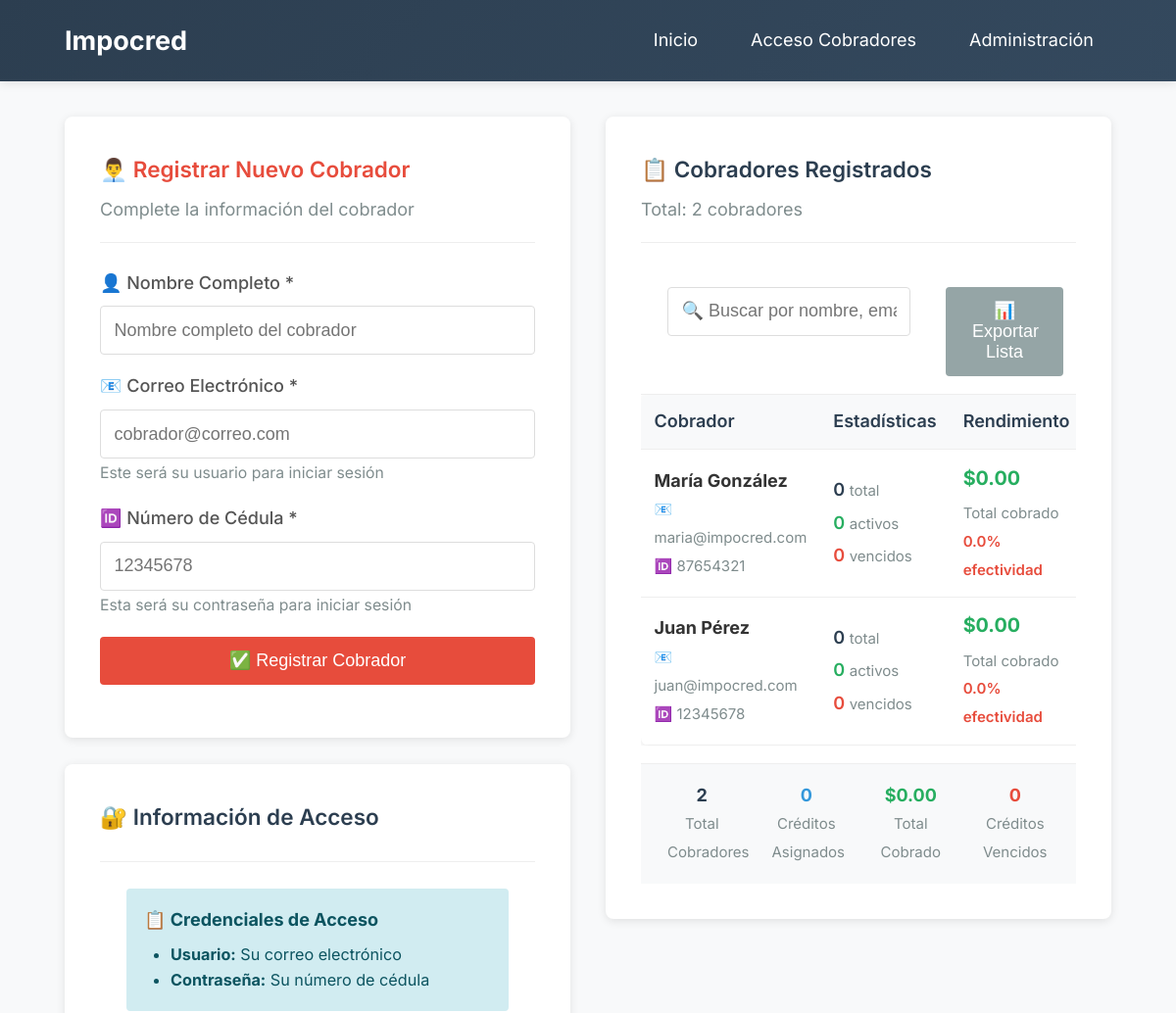
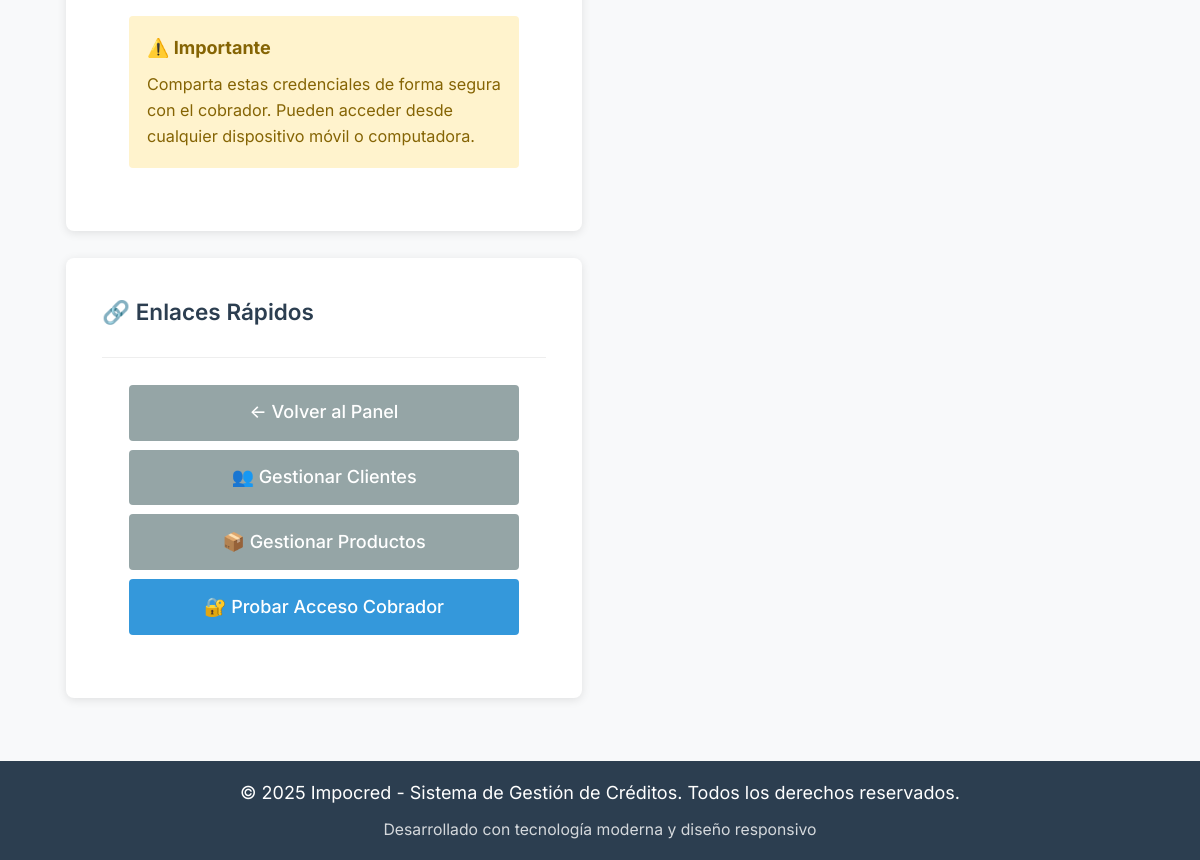
/admin/manage_collectors.php, run on the app's committed database (2 pictures, top to bottom).
### tables this page shows
CREATE TABLE `collectors` (
  `id` int(11) NOT NULL AUTO_INCREMENT,
  `name` varchar(255) NOT NULL,
  `email` varchar(255) NOT NULL,
  `cedula` varchar(20) NOT NULL,
  `password_hash` varchar(255) NOT NULL,
  `created_at` timestamp NOT NULL DEFAULT CURRENT_TIMESTAMP,
  `updated_at` timestamp NOT NULL DEFAULT CURRENT_TIMESTAMP ON UPDATE CURRENT_TIMESTAMP,
  PRIMARY KEY (`id`),
  UNIQUE KEY `email` (`email`),
  UNIQUE KEY `cedula` (`cedula`)
);

### includes/db.php (called while the page is built, shortened)
<?php
$host = 'localhost';
$dbname = 'impocred';
$username = 'root';
$password = '';
try {
    $pdo = new PDO(
        "mysql:host=$host;dbname=$dbname;charset=utf8mb4",
        $username,
        $password,
        [
            PDO::ATTR_ERRMODE => PDO::ERRMODE_EXCEPTION,
            PDO::ATTR_DEFAULT_FETCH_MODE => PDO::FETCH_ASSOC,
            PDO::ATTR_EMULATE_PREPARES => false,
        ]
    );
    $pdo->exec("SET time_zone = '+00:00'");
} catch (PDOException $e) {
    error_log("Database connection failed: " . $e->getMessage());
    die("Error de conexión a la base de datos. Por favor, contacte al administrador.");
}
function executeQuery($sql, $params = []) {
    global $pdo;
    try {
        $stmt = $pdo->prepare($sql);
        $stmt->execute($params);
        return $stmt;
    } catch (PDOException $e) {
        error_log("Query execution failed: " . $e->getMessage());
        return false;
    }
}
?>

### includes/functions.php (called while the page is built, shortened)
<?php
function formatCurrency($amount) {
    return '$' . number_format($amount, 2);
}
?>

### admin/manage_collectors.php (the view, shortened to what this page needs)
<?php
require_once '../includes/db.php';
require_once '../includes/functions.php';
try {
    $stmt = executeQuery(
        "SELECT c.*,
                COUNT(cr.id) as total_credits,
                COALESCE(SUM(CASE WHEN cr.status = 'active' THEN 1 ELSE 0 END), 0) as active_credits,
                COALESCE(SUM(CASE WHEN cr.due_date < CURDATE() AND cr.status = 'active' THEN 1 ELSE 0 END), 0) as overdue_credits,
                COALESCE(SUM(p.total_paid), 0) as total_collected
         FROM collectors c
         LEFT JOIN credits cr ON c.id = cr.collector_id
         LEFT JOIN payments p ON cr.id = p.credit_id
         GROUP BY c.id
         ORDER BY c.created_at DESC"
    );
    $collectors = $stmt ? $stmt->fetchAll() : [];
} catch (Exception $e) {
    error_log("Error loading collectors: " . $e->getMessage());
    $collectors = [];
}
require_once '../includes/header.php';
?>
<div class="row">
    <div class="col col-lg-5">
        <div class="card">
            <div class="card-header">
                <h2 class="card-title" style="color: #e74c3c;">
                    👨‍💼 Registrar Nuevo Cobrador
                </h2>
                <p style="color: #7f8c8d; margin: 0;">
                    Complete la información del cobrador
                </p>
            </div>
            <form method="POST" data-validate>
                <div class="form-group">
                    <label for="name" class="form-label">
                        👤 Nombre Completo *
                    </label>
                    <input
                        type="text"
                        id="name"
                        name="name"
                        class="form-input"
                        value="<?php echo htmlspecialchars($name ?? ''); ?>"
                        placeholder="Nombre completo del cobrador"
                        required
                        autocomplete="name"
                    >
                </div>
                <div class="form-group">
                    <label for="email" class="form-label">
                        📧 Correo Electrónico *
                    </label>
                    <input
                        type="email"
                        id="email"
                        name="email"
                        class="form-input"
                        value="<?php echo htmlspecialchars($email ?? ''); ?>"
                        placeholder="cobrador@correo.com"
                        required
                        autocomplete="email"
                    >
                    <small style="color: #7f8c8d; font-size: 0.875rem;">
                        Este será su usuario para iniciar sesión
                    </small>
                </div>
                <div class="form-group">
                    <label for="cedula" class="form-label">
                        🆔 Número de Cédula *
                    </label>
                    <input
                        type="text"
                        id="cedula"
                        name="cedula"
                        class="form-input"
                        value="<?php echo htmlspecialchars($cedula ?? ''); ?>"
                        placeholder="12345678"
                        required
                        pattern="[0-9]{8,}"
                        title="La cédula debe tener al menos 8 dígitos"
                    >
                    <small style="color: #7f8c8d; font-size: 0.875rem;">
                        Esta será su contraseña para iniciar sesión
                    </small>
                </div>
                <div class="form-group">
                    <button type="submit" class="btn btn-danger btn-full">
                        ✅ Registrar Cobrador
                    </button>
                </div>
            </form>
        </div>
        <div class="card">
            <div class="card-header">
                <h3 class="card-title">
                    🔐 Información de Acceso
                </h3>
            </div>
            <div style="padding: 0 1.5rem 1.5rem;">
                <div style="background: #d1ecf1; padding: 1rem; border-radius: 4px; margin-bottom: 1rem;">
                    <h4 style="color: #0c5460; font-size: 1rem; margin-bottom: 0.5rem;">
                        📋 Credenciales de Acceso
                    </h4>
                    <ul style="color: #0c5460; font-size: 0.9rem; margin: 0; padding-left: 1.5rem;">
                        <li><strong>Usuario:</strong> Su correo electrónico</li>
                        <li><strong>Contraseña:</strong> Su número de cédula</li>
                    </ul>
                </div>
                <div style="background: #fff3cd; padding: 1rem; border-radius: 4px;">
                    <h4 style="color: #856404; font-size: 1rem; margin-bottom: 0.5rem;">
                        ⚠️ Importante
                    </h4>
                    <p style="color: #856404; font-size: 0.9rem; margin: 0;">
                        Comparta estas credenciales de forma segura con el cobrador.
                        Pueden acceder desde cualquier dispositivo móvil o computadora.
                    </p>
                </div>
            </div>
        </div>
        <div class="card">
            <div class="card-header">
                <h3 class="card-title">
                    🔗 Enlaces Rápidos
                </h3>
            </div>
            <div style="padding: 0 1.5rem 1.5rem;">
                <a href="index.php" class="btn btn-secondary btn-full" style="margin-bottom: 0.5rem;">
                    ← Volver al Panel
                </a>
                <a href="manage_clients.php" class="btn btn-secondary btn-full" style="margin-bottom: 0.5rem;">
                    👥 Gestionar Clientes
                </a>
                <a href="manage_products.php" class="btn btn-secondary btn-full" style="margin-bottom: 0.5rem;">
                    📦 Gestionar Productos
                </a>
                <a href="../collector/login.php" class="btn btn-primary btn-full">
                    🔐 Probar Acceso Cobrador
                </a>
            </div>
        </div>
    </div>
    <div class="col col-lg-7">
        <div class="card">
            <div class="card-header">
                <h3 class="card-title">
                    📋 Cobradores Registrados
                </h3>
                <p style="color: #7f8c8d; margin: 0;">
                    Total: <?php echo count($collectors); ?> cobradores
                </p>
            </div>
            <?php if (empty($collectors)): ?>
                <div style="padding: 2rem; text-align: center; color: #7f8c8d;">
                    <div style="font-size: 3rem; margin-bottom: 1rem;">👨‍💼</div>
                    <h4>No hay cobradores registrados</h4>
                    <p>Los cobradores aparecerán aquí una vez que sean registrados.</p>
                </div>
            <?php else: ?>
                <div style="padding: 1rem 1.5rem; border-bottom: 1px solid #eee;">
                    <div class="row">
                        <div class="col col-md-8">
                            <input
                                type="text"
                                id="searchCollectors"
                                class="form-input"
                                placeholder="🔍 Buscar por nombre, email o cédula..."
                                onkeyup="filterCollectors()"
                            >
                        </div>
                        <div class="col col-md-4">
                            <button onclick="exportCollectors()" class="btn btn-secondary btn-full">
                                📊 Exportar Lista
                            </button>
                        </div>
                    </div>
                </div>
                <div class="table-responsive" style="max-height: 600px; overflow-y: auto;">
                    <table class="table" id="collectorsTable">
                        <thead style="position: sticky; top: 0; background: #f8f9fa; z-index: 10;">
                            <tr>
                                <th>Cobrador</th>
                                <th>Estadísticas</th>
                                <th>Rendimiento</th>
                            </tr>
                        </thead>
                        <tbody>
                            <?php foreach ($collectors as $collector): ?>
                                <tr class="collector-row">
                                    <td>
                                        <strong class="collector-name"><?php echo htmlspecialchars($collector['name']); ?></strong>
                                        <br>
                                        <small style="color: #7f8c8d;" class="collector-email">
                                            📧 <?php echo htmlspecialchars($collector['email']); ?>
                                        </small>
                                        <br>
                                        <small style="color: #7f8c8d;" class="collector-cedula">
                                            🆔 <?php echo htmlspecialchars($collector['cedula']); ?>
                                        </small>
                                    </td>
                                    <td>
                                        <div style="margin-bottom: 0.25rem;">
                                            <span style="font-weight: 600; color: #2c3e50;">
                                                <?php echo $collector['total_credits']; ?>
                                            </span>
                                            <small style="color: #7f8c8d;"> total</small>
                                        </div>
                                        <div style="margin-bottom: 0.25rem;">
                                            <span style="font-weight: 600; color: #27ae60;">
                                                <?php echo $collector['active_credits']; ?>
                                            </span>
                                            <small style="color: #7f8c8d;"> activos</small>
                                        </div>
                                        <div>
                                            <span style="font-weight: 600; color: #e74c3c;">
                                                <?php echo $collector['overdue_credits']; ?>
                                            </span>
                                            <small style="color: #7f8c8d;"> vencidos</small>
                                        </div>
                                    </td>
                                    <td>
                                        <div style="margin-bottom: 0.25rem;">
                                            <strong style="color: #27ae60; font-size: 1.1rem;">
                                                <?php echo formatCurrency($collector['total_collected']); ?>
                                            </strong>
                                        </div>
                                        <small style="color: #7f8c8d;">Total cobrado</small>
                                        <br>
                                        <?php
                                        $efficiency = $collector['total_credits'] > 0 ?
                                                    (($collector['total_credits'] - $collector['active_credits']) / $collector['total_credits']) * 100 : 0;
                                        $efficiency_color = $efficiency >= 80 ? '#27ae60' : ($efficiency >= 60 ? '#f39c12' : '#e74c3c');
                                        ?>
                                        <small style="color: <?php echo $efficiency_color; ?>; font-weight: 600;">
                                            <?php echo number_format($efficiency, 1); ?>% efectividad
                                        </small>
                                    </td>
                                </tr>
                            <?php endforeach; ?>
                        </tbody>
                    </table>
                </div>
                <div style="padding: 1rem 1.5rem; background: #f8f9fa; border-top: 1px solid #eee;">
                    <div class="row">
                        <div class="col col-md-3 text-center">
                            <strong style="color: #2c3e50;">
                                <?php echo count($collectors); ?>
                            </strong>
                            <br>
                            <small style="color: #7f8c8d;">Total Cobradores</small>
                        </div>
                        <div class="col col-md-3 text-center">
                            <strong style="color: #3498db;">
                                <?php echo array_sum(array_column($collectors, 'total_credits')); ?>
                            </strong>
                            <br>
                            <small style="color: #7f8c8d;">Créditos Asignados</small>
                        </div>
                        <div class="col col-md-3 text-center">
                            <strong style="color: #27ae60;">
                                <?php echo formatCurrency(array_sum(array_column($collectors, 'total_collected'))); ?>
                            </strong>
                            <br>
                            <small style="color: #7f8c8d;">Total Cobrado</small>
                        </div>
                        <div class="col col-md-3 text-center">
                            <strong style="color: #e74c3c;">
                                <?php echo array_sum(array_column($collectors, 'overdue_credits')); ?>
                            </strong>
                            <br>
                            <small style="color: #7f8c8d;">Créditos Vencidos</small>
                        </div>
                    </div>
                </div>
            <?php endif; ?>
        </div>
    </div>
</div>
<?php require_once '../includes/footer.php'; ?>

### data on the page
collectors: name "María González", email "maria@impocred.com", cedula "87654321", total_credits "0", active_credits "0", overdue_credits "0", total_collected "$0.00", efficiency "0.0"
collectors: name "Juan Pérez", email "juan@impocred.com", cedula "12345678", total_credits "0", active_credits "0", overdue_credits "0", total_collected "$0.00", efficiency "0.0"

### other printed values
count($collectors) "2"
array_sum(array_column($collectors, 'total_credits')) "0"
array_sum(array_column($collectors, 'overdue_credits')) "0"
